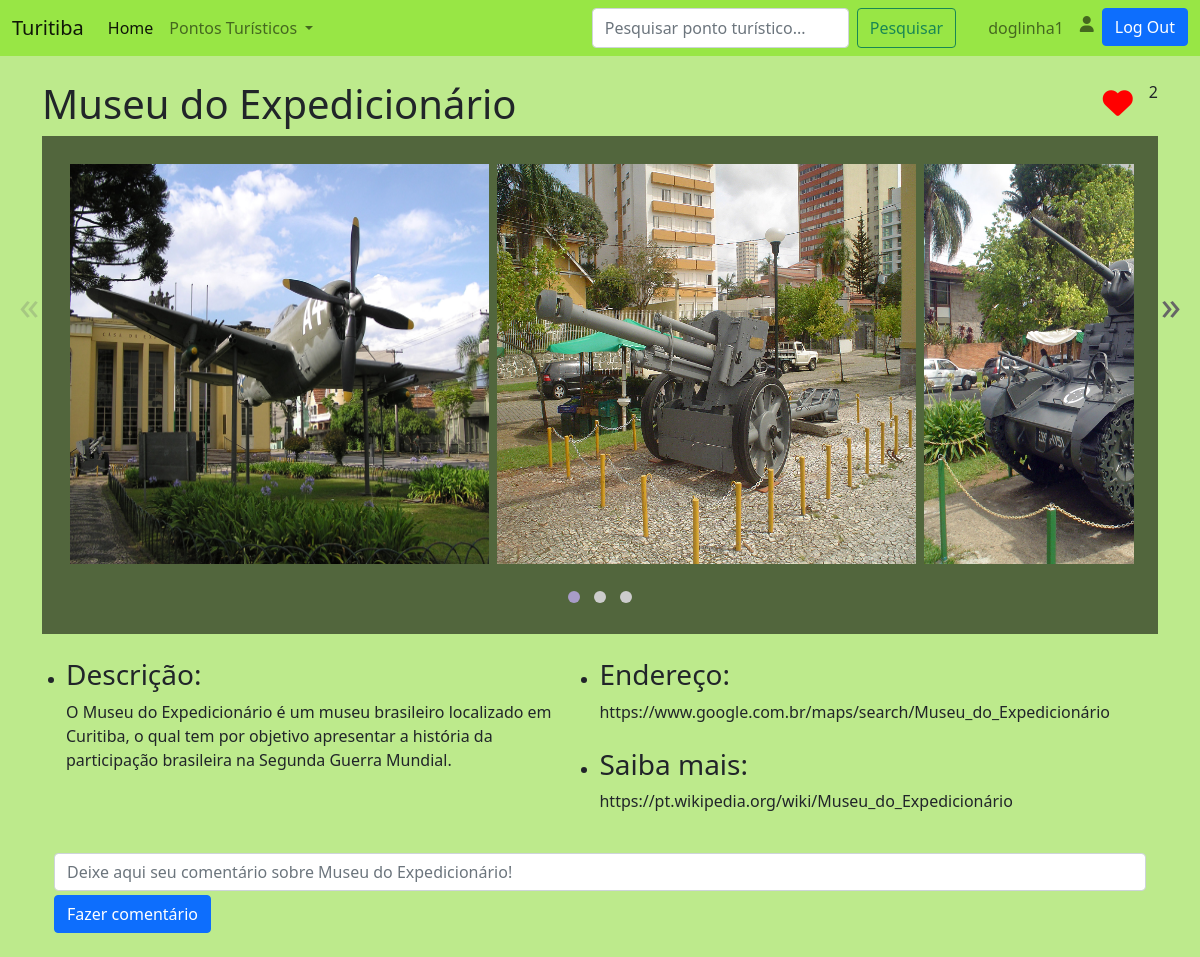
/location/museu-do-expedicionário (signed in), run on the app's committed database.
### tables this page shows
CREATE TABLE users (id INTEGER NOT NULL PRIMARY KEY,
username TEXT NOT NULL UNIQUE,
name TEXT NOT NULL,
email TEXT NOT NULL UNIQUE,
password_hash TEXT NOT NULL);

CREATE TABLE locations (id INTEGER NOT NULL PRIMARY KEY,
name TEXT NOT NULL,
description TEXT NOT NULL,
likes INTEGER NOT NULL,
maps_link TEXT NOT NULL,
info TEXT NOT NULL, route TEXT);

### main.py (the view)
@app.route('/location/<location_name>')
def location(location_name: str):
    data = location_data(location_name).get_json()
    has_liked = user_has_liked(session.get('username'), location_name)
    return render_template('location.html', data=data, user_has_liked=has_liked)

### db_manager.py (called while the page is built)
    def create_connection(self) -> None:
        connection = sql.connect(self.path_to_db)
        cursor = connection.cursor()
        return connection, cursor

    def close_connection(self, connection: object) -> None:
        connection.commit()
        connection.close()

    def get_user_id(self, username: str) -> tuple:
        connection, cursor = self.create_connection()
        id_ = cursor.execute('''SELECT id
                             FROM users
                             WHERE username = ?''',
                             (username,)).fetchone()
        self.close_connection(connection)
        return id_

    def get_location_id(self, location_route: str) -> tuple:
        connection, cursor = self.create_connection()
        id_ = cursor.execute('''SELECT id
                             FROM locations
                             WHERE route = ?''',
                             (location_route,)).fetchone()
        self.close_connection(connection)
        return id_

    def search_for_like_in_location(self, user_id: int,
                                    location_id: int) -> tuple:
        connection, cursor = self.create_connection()
        result = cursor.execute('''SELECT is_liking
                                FROM likes
                                WHERE user_id = ?
                                AND location_id = ?''',
                                (user_id, location_id)).fetchone()
        self.close_connection(connection)
        return result

### main.py (called while the page is built)
@app.after_request
def after_request(response):
    response.headers['Cache-Control'] = 'no-cache, no-store, must-revalidate'
    response.headers['Expires'] = 0
    response.headers['Pragma'] = 'no-cache'
    return response

@app.route('/location-data/<location_route>')
def location_data(location_route: str):
    data = Reader.get_location_data(db, location_route)
    return jsonify(data)

def user_has_liked(username: str, location_route: str) -> bool:
    if not (username):
        return False
    return Reader.user_has_liked(db, username, location_route)

### reader.py (called while the page is built)
    @staticmethod
    def get_user_id(db: DBManager, username: str) -> int:
        return db.get_user_id(username)[0]

    @staticmethod
    def get_location_id(db: DBManager, location_route: str) -> int:
        return db.get_location_id(location_route)[0]

### templates/location.html (shortened to what this page needs)
{% extends 'layout.html' %}
{% block style %}
    <link rel="stylesheet" href="../static/glider/glider.min.css">
    <link rel="stylesheet" href="../static/css/location.css">
{% endblock %}
{% block body %}
    <section class="container my-4">
        <div class="d-flex justify-content-between">
            <h1>{{ data.name }}</h1>
            <div  class="d-flex">
                <div id="heart">
                    {% if user_has_liked %}
                        <i class="fa-solid fa-heart"></i>
                    {% else %}
                        <i class="fa-regular fa-heart"></i>
                    {% endif %}
                </div>
                <span id="likes">{{ data.likes }}</span>
            </div>
        </div>
        <section>
            <article class="glider-contain p-4" id="carousel-frame">
                <div class="glider">
                    {% for path in data.photos %}
                        <div class="p-1">
                            <figure>
                                <img src="{{ path }}" alt="{{ data.name }}" width="500" height="400">
                            </figure>
                        </div>
                    {% endfor %}
                </div>
                <button aria-label="Previous" class="glider-prev">«</button>
                <button aria-label="Next" class="glider-next">»</button>
                <div role="tablist" class="dots"></div>
            </article>
            <section class="mt-4">
                <article class="container row">
                    <ul class="col">
                        <li>
                            <h3>Descrição:</h3>
                            {{ data.description }}
                        </li>
                    </ul>
                    <ul class="col">
                        <li>
                            <h3>Endereço:</h3>
                            {{ data.maps_link }}
                        </li>
                        <br>
                        <li>
                            <h3>Saiba mais:</h3>
                            {{ data.info }}
                        </li>
                        <br>
                    </ul>
                </article>
            </section>
        </section>
        <section class="container">
            <form action="/comment/{{ data.route }}" method="POST">
                <div class="mb-1 form-group">
                    <input type="text" class="form-control" id="comment" name="comment" aria-describedby="comment"
                    placeholder="Deixe aqui seu comentário sobre {{ data.name }}!" autocomplete="off">
                </div>
                <div class="mb-4 form-group">
                    <input type="submit" class="btn btn-primary" value="Fazer comentário">
                </div>
            </form>
        </section>
    </section>
{% endblock body %}

### templates/layout.html (shortened to what this page needs)
<!DOCTYPE html>
<html lang="en">
    <head>
        <link href="https://cdn.jsdelivr.net/npm/bootstrap@5.1.3/dist/css/bootstrap.min.css" rel="stylesheet">
        <link rel="stylesheet" href="../static/css/style.css">
        {% block style %}{% endblock %}
    </head>
    <body>
        <nav class="navbar navbar-expand-lg navbar-light" id="navbar">
            <div class="container-fluid">
                <a class="navbar-brand">Turitiba</a>
                <div class="collapse navbar-collapse" id="navbarSupportedContent">
                    <ul class="navbar-nav me-auto mb-2 mb-lg-0">
                        <li class="nav-item">
                            <a class="nav-link active" aria-current="page" href="/">Home</a>
                        </li>
                        <li class="nav-item dropdown">
                            <a class="nav-link dropdown-toggle" href="#" id="navbarDropdown" role="button" data-bs-toggle="dropdown" aria-expanded="false">
                                Pontos Turísticos
                            </a>
                        </li>
                    </ul>
                    <div class="navbar-nav d-flex">
                        <form action="/search" method="POST" class="d-flex mx-4">
                            <input class="form-control me-2" type="search" placeholder="Pesquisar ponto turístico..." aria-label="Search"
                                name="search">
                            <button class="btn btn-outline-success" type="submit">Pesquisar</button>
                          </form>
                        {% if session.username %}
                            <a href="/user/{{ session.username }}" class="nav-link">{{ session.username }}</a>
                            <i class="nav-link fa-solid fa-user"></i>
                            <form action="/logout?callback=main" method="post">
                                <input type="submit" value="Log Out" class="btn btn-primary">
                            </form>
                        {% else %}
                            <a class="nav-link" href="/register">Cadastrar</a>
                            <a class="nav-link" href="/login">Log In</a>
                        {% endif %}
                    </div>
                </div>
            </div>
        </nav>
        <main>
            {% block body %}{% endblock %}
        </main>
    </body>
</html>

### static/css/style.css (style rules this page uses)
body { background-color: #BDEA8C; }
#navbar { background-color: #98E645; }

### static/css/location.css (style rules this page uses)
#carousel-frame { background-color: #52663D; }
#heart { font-size: 30px; color: red; margin-right: 1rem; cursor: pointer; }

### data on the page
users: username "doglinha1"
locations: name "Museu do Expedicionário", description "O Museu do Expedicionário é um museu brasileiro localizado em Curitiba, o qual tem por objetivo apresentar a história da participação brasileira na Segunda Guerra Mundial.", maps_link "https://www.google.com.br/maps/search/Museu_do_Expedicionário", info "https://pt.wikipedia.org/wiki/Museu_do_Expedicionário"

### other printed values
{{ data.likes }} "2"
